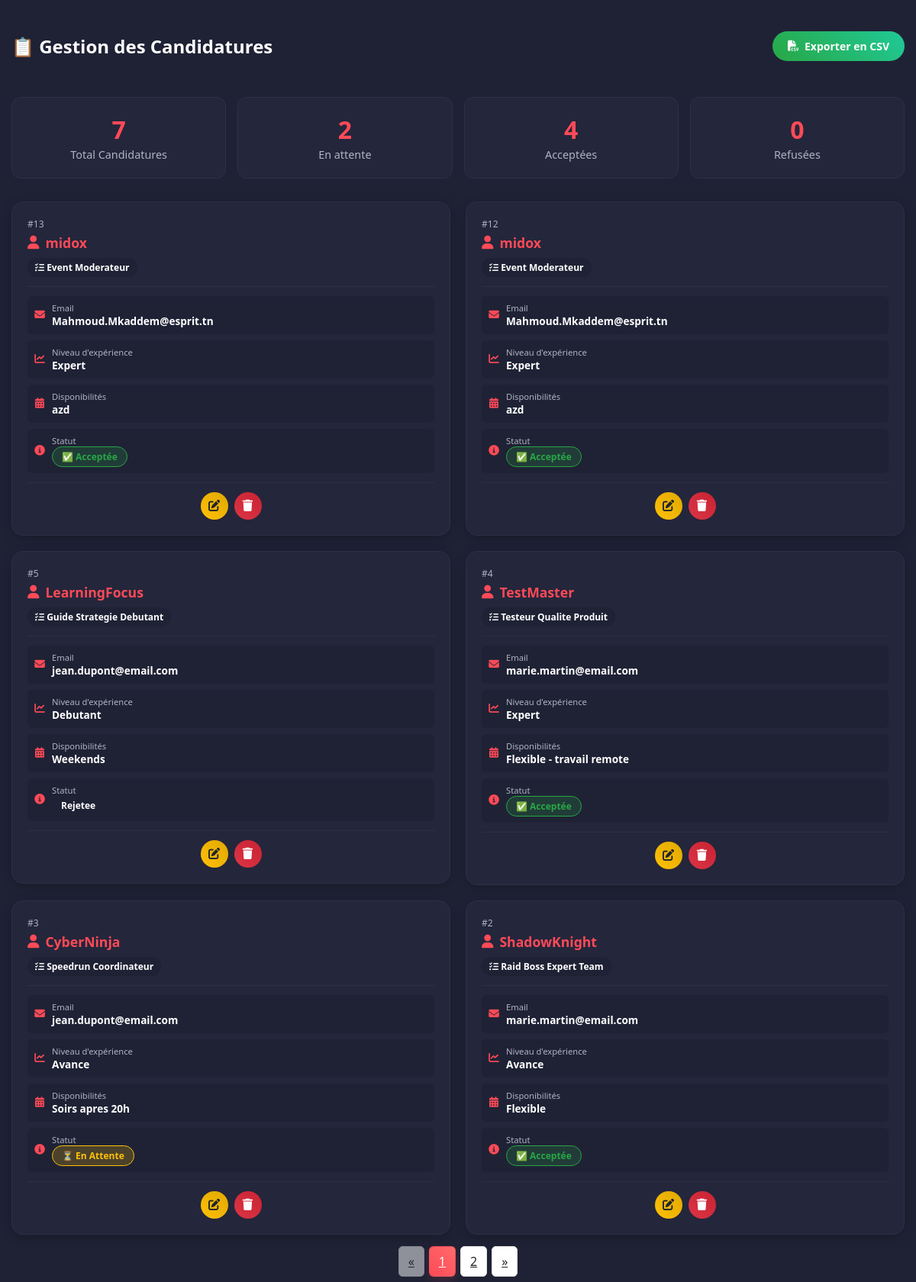
The page /view/backoffice/condidature/listecondidature.php on the database as committed earlier.
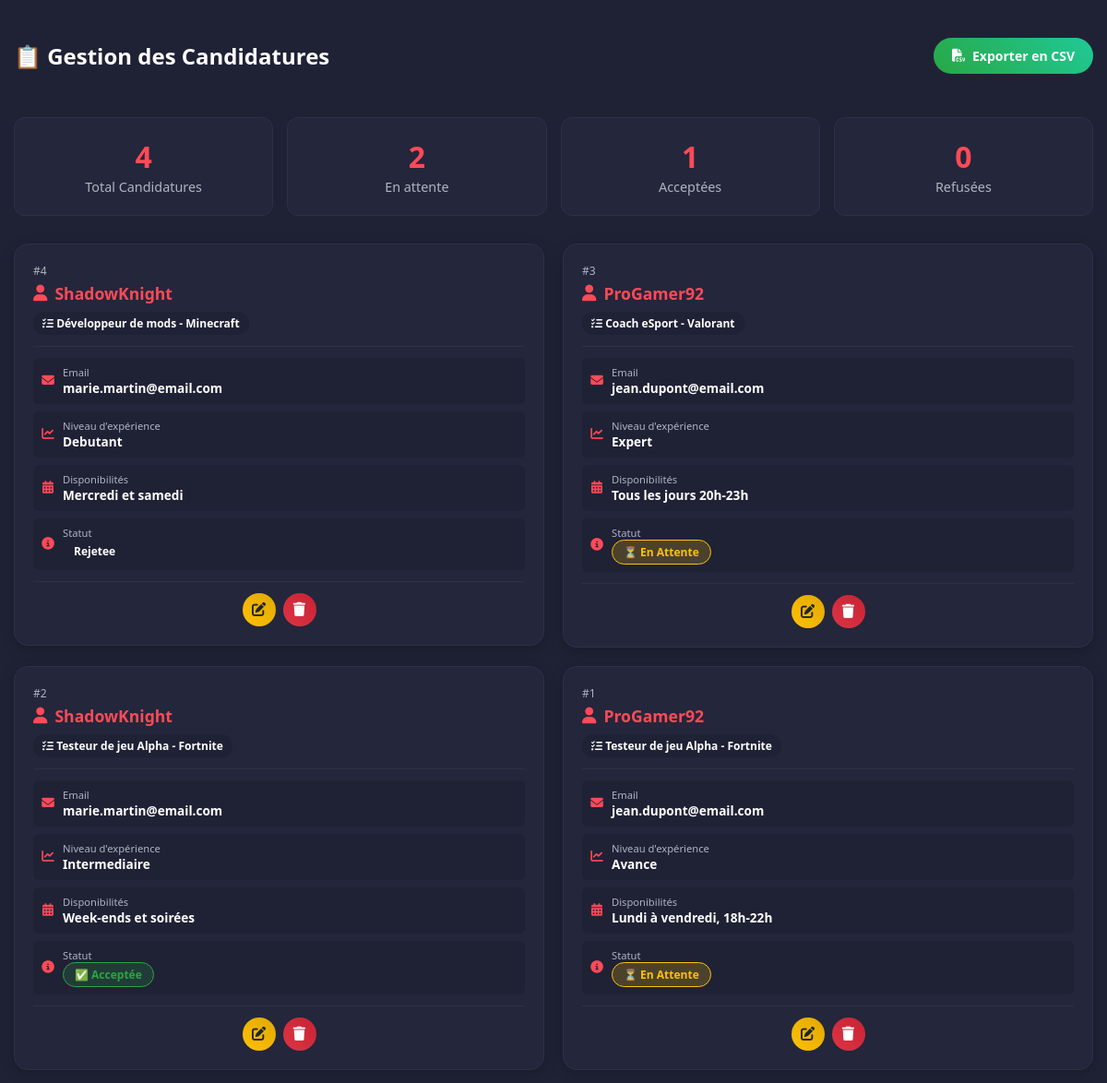
The same page on the database as committed later.
### tables this page shows
CREATE TABLE `candidatures` (
  `id` int(11) NOT NULL,
  `mission_id` int(11) NOT NULL,
  `utilisateur_id` int(11) NOT NULL,
  `pseudo_gaming` varchar(100) DEFAULT NULL,
  `niveau_experience` enum('Debutant','Intermediaire','Avance','Expert') NOT NULL DEFAULT 'Intermediaire',
  `disponibilites` text DEFAULT NULL,
  `email` varchar(150) NOT NULL,
  `cv` varchar(500) DEFAULT NULL,
  `statut` enum('en_attente','acceptee','rejetee') NOT NULL DEFAULT 'en_attente',
  `message_candidature` text DEFAULT NULL,
  `date_candidature` timestamp NOT NULL DEFAULT current_timestamp(),
  `date_reponse` timestamp NULL DEFAULT NULL
);

CREATE TABLE `missions` (
  `id` int(11) NOT NULL,
  `titre` varchar(255) NOT NULL,
  `jeu` varchar(100) NOT NULL,
  `theme` varchar(100) DEFAULT NULL,
  `niveau_difficulte` enum('Facile','Moyen','Difficile','Expert') DEFAULT 'Moyen',
  `description` text NOT NULL,
  `competences_requises` text DEFAULT NULL,
  `salaire_propose` decimal(10,2) DEFAULT NULL,
  `duree_estimee` varchar(100) DEFAULT NULL,
  `nombre_places` int(11) NOT NULL DEFAULT 1,
  `date_creation` timestamp NOT NULL DEFAULT current_timestamp(),
  `date_debut` date DEFAULT NULL,
  `date_fin` date DEFAULT NULL,
  `statut` enum('Ouverte','Fermee','En_cours','Terminee') NOT NULL DEFAULT 'Ouverte',
  `createur_id` int(11) DEFAULT NULL,
  `partenaire_id` int(11) DEFAULT NULL
);

### controller/condidaturecontroller.php (called while the page is built, shortened)
<?php
class condidaturecontroller
{
    public function getAllCondidatures(): array
    {
        $sql = "SELECT c.*, m.titre AS mission_titre
                FROM candidatures c
                JOIN missions m ON m.id = c.mission_id
                ORDER BY c.id DESC";
        $db  = config::getConnexion();
        $req = $db->prepare($sql);
        $req->execute();
        return $req->fetchAll(PDO::FETCH_ASSOC);
    }
    public function getCondidaturesPaginated(int $page = 1, int $perPage = 10, $mission_id = null): array
    {
        $offset = ($page - 1) * $perPage;
        $db = config::getConnexion();
        $whereClause = $mission_id ? "WHERE c.mission_id = :mission_id" : "";
        $params = [];
        $countSql = "SELECT COUNT(*) as cnt FROM candidatures c JOIN missions m ON m.id = c.mission_id $whereClause";
        $countStmt = $db->prepare($countSql);
        if ($mission_id) {
            $params[':mission_id'] = $mission_id;
            $countStmt->execute($params);
        } else {
            $countStmt->execute();
        }
        $total = (int) $countStmt->fetch(PDO::FETCH_ASSOC)['cnt'];
        $sql = "SELECT c.*, m.titre AS mission_titre
                FROM candidatures c
                JOIN missions m ON m.id = c.mission_id
                $whereClause
                ORDER BY c.id DESC
                LIMIT :limit OFFSET :offset";
        $stmt = $db->prepare($sql);
        $stmt->bindValue(':limit', (int)$perPage, PDO::PARAM_INT);
        $stmt->bindValue(':offset', (int)$offset, PDO::PARAM_INT);
        $stmt->execute();
        $data = $stmt->fetchAll(PDO::FETCH_ASSOC);
        return ['data' => $data, 'total' => $total];
    }
}
?>

### view/backoffice/condidature/listecondidature.php (the view, shortened to what the changed rows need)
<?php
require_once __DIR__ . '/../../../controller/condidaturecontroller.php';
$condC = new condidaturecontroller();
$mission_id = $_GET['mission_id'] ?? null;
$page = isset($_GET['page']) ? max(1, intval($_GET['page'])) : 1;
$perPage = 6;
if ($mission_id) {
    $pag = $condC->getCondidaturesPaginated($page, $perPage, $mission_id);
    $mission_titre = $condC->getMissionTitle($mission_id);
    $pageTitle = "Candidatures pour : " . htmlspecialchars($mission_titre);
    $isFiltered = true;
} else {
    $pag = $condC->getCondidaturesPaginated($page, $perPage);
    $isFiltered = false;
}
$candidatures = $pag['data'];
$totalCandidatures = $pag['total'];
$totalPages = (int) ceil($totalCandidatures / $perPage);
$allCandidatures = $condC->getAllCondidatures();
?>
<!DOCTYPE html>
<html lang="fr">
<head>
    <link rel="stylesheet" href="../assets/css/custom-backoffice.css">
    <link rel="stylesheet" href="https://cdnjs.cloudflare.com/ajax/libs/font-awesome/6.5.0/css/all.min.css">
</head>
<body>
<div class="container mt-4">
    <div class="candidatures-header">
        <div>
            <h2 class="text-white">
                <?php if ($isFiltered): ?>
                    📋 Candidatures pour : <span style="color: var(--primary-color)">"<?= htmlspecialchars($mission_titre) ?>"</span>
                <?php else: ?>
                    📋 Gestion des Candidatures
                <?php endif; ?>
            </h2>
        </div>
    </div>
    <div class="candidatures-stats">
        <div class="candidature-stat-card">
            <span class="candidature-stat-number"><?= count($allCandidatures) ?></span>
            <span class="candidature-stat-label">Total Candidatures</span>
        </div>
        <div class="candidature-stat-card">
            <span class="candidature-stat-number">
                <?= count(array_filter($allCandidatures, fn($c) => $c['statut'] === 'acceptée' || $c['statut'] === 'acceptee')) ?>
            </span>
            <span class="candidature-stat-label">Acceptées</span>
        </div>
    </div>
    <div class="candidature-grid">
        <?php if (empty($candidatures)): ?>
            <div class="empty-state">
                <i class="fas fa-users-slash"></i>
                <h3>Aucune candidature trouvée</h3>
                <p><?= $isFiltered ? 'Aucun joueur n\'a encore postulé à cette mission' : 'Aucun joueur n\'a encore postulé aux missions' ?></p>
            </div>
        <?php else: ?>
            <?php foreach ($candidatures as $c): ?>
                <div class="candidature-card">
                    <div class="candidature-header-info">
                        <div class="candidature-id">#<?= $c['id'] ?></div>
                        <h3 class="candidature-pseudo">
                            <i class="fas fa-user"></i>
                            <?= htmlspecialchars($c['pseudo_gaming']) ?>
                        </h3>
                        <span class="candidature-mission">
                            <i class="fas fa-tasks"></i> <?= htmlspecialchars($c['mission_titre']) ?>
                        </span>
                    </div>
                    <div class="candidature-details">
                        <div class="detail-item">
                            <i class="fas fa-envelope"></i>
                            <div>
                                <div class="detail-label">Email</div>
                                <div class="detail-value"><?= htmlspecialchars($c['email']) ?></div>
                            </div>
                        </div>
                        <div class="detail-item">
                            <i class="fas fa-chart-line"></i>
                            <div>
                                <div class="detail-label">Niveau d'expérience</div>
                                <div class="detail-value"><?= htmlspecialchars($c['niveau_experience']) ?></div>
                            </div>
                        </div>
                        <div class="detail-item">
                            <i class="fas fa-calendar-alt"></i>
                            <div>
                                <div class="detail-label">Disponibilités</div>
                                <div class="detail-value"><?= htmlspecialchars($c['disponibilites']) ?></div>
                            </div>
                        </div>
                        <div class="detail-item">
                            <i class="fas fa-info-circle"></i>
                            <div>
                                <div class="detail-label">Statut</div>
                                <div class="detail-value">
                                    <span class="candidature-status status-<?= strtolower(str_replace('é', 'e', $c['statut'])) ?>">
                                        <?php
                                        switch($c['statut']) {
                                            case 'en_attente':
                                                echo '⏳ En Attente';
                                                break;
                                            case 'acceptée':
                                            case 'acceptee':
                                                echo '✅ Acceptée';
                                                break;
                                            default:
                                                echo htmlspecialchars($c['statut']);
                                        }
                                        ?>
                                    </span>
                                </div>
                            </div>
                        </div>
                    </div>
                    <div class="candidature-actions">
                        <a href="modifiercondidature.php?id=<?= $c['id'] ?>"
                           class="btn-icon btn-modifier"
                           title="Modifier statut">
                            <i class="fas fa-edit"></i>
                        </a>
                        <a href="deletecondidature.php?id=<?= $c['id'] ?>"
                           class="btn-icon btn-supprimer"
                           title="Supprimer"
                           onclick="return confirm('Êtes-vous sûr de vouloir supprimer cette candidature ?');">
                            <i class="fas fa-trash"></i>
                        </a>
                    </div>
                </div>
            <?php endforeach; ?>
        <?php endif; ?>
    </div>
    <?php if ($totalPages > 1): ?>
    <div class="text-center mt-4">
        <nav aria-label="Pagination">
            <ul class="pagination justify-content-center">
                <li class="page-item <?= $page <= 1 ? 'disabled' : '' ?>">
                    <a class="page-link" href="?<?= $mission_id ? 'mission_id=' . $mission_id . '&' : '' ?>page=<?= max(1, $page-1) ?>" aria-label="Précédent">&laquo;</a>
                </li>
                <?php for ($p = 1; $p <= $totalPages; $p++): ?>
                    <li class="page-item <?= $p === $page ? 'active' : '' ?>">
                        <a class="page-link" href="?<?= $mission_id ? 'mission_id=' . $mission_id . '&' : '' ?>page=<?= $p ?>"><?= $p ?></a>
                    </li>
                <?php endfor; ?>
                <li class="page-item <?= $page >= $totalPages ? 'disabled' : '' ?>">
                    <a class="page-link" href="?<?= $mission_id ? 'mission_id=' . $mission_id . '&' : '' ?>page=<?= min($totalPages, $page+1) ?>" aria-label="Suivant">&raquo;</a>
                </li>
            </ul>
        </nav>
    </div>
    <?php endif; ?>
</div>
</body>
</html>

Rows that differ between the two databases and show on the page:
removed candidatures: id "13", pseudo_gaming "midox", mission.titre "Event Moderateur", email "Mahmoud.Mkaddem@esprit.tn", niveau_experience "Expert", disponibilites "azd", statut "✅ Acceptée"
removed candidatures: id "12", pseudo_gaming "midox", mission.titre "Event Moderateur", email "Mahmoud.Mkaddem@esprit.tn", niveau_experience "Expert", disponibilites "azd", statut "✅ Acceptée"
removed candidatures: id "5", pseudo_gaming "LearningFocus", mission.titre "Guide Strategie Debutant", email "jean.dupont@email.com", niveau_experience "Debutant", disponibilites "Weekends", statut "Rejetee"
changed candidatures id 4: pseudo_gaming "TestMaster" → "ShadowKnight"; mission.titre "Testeur Qualite Produit" → "Développeur de mods - Minecraft"; niveau_experience "Expert" → "Debutant"; disponibilites "Flexible - travail remote" → "Mercredi et samedi"; statut (not shown) → "Rejetee"; no longer shows "✅ Acceptée"
changed candidatures id 3: pseudo_gaming "CyberNinja" → "ProGamer92"; mission.titre "Speedrun Coordinateur" → "Coach eSport - Valorant"; niveau_experience "Avance" → "Expert"; disponibilites "Soirs apres 20h" → "Tous les jours 20h-23h"
changed candidatures id 2: mission.titre "Raid Boss Expert Team" → "Testeur de jeu Alpha - Fortnite"; niveau_experience "Avance" → "Intermediaire"; disponibilites "Flexible" → "Week-ends et soirées"
now on this page (row edited): candidatures: id "1", pseudo_gaming "ProGamer92", mission.titre "Testeur de jeu Alpha - Fortnite", email "jean.dupont@email.com", niveau_experience "Avance", disponibilites "Lundi à vendredi, 18h-22h", statut "⏳ En Attente"
Other text that changed with them:
count($allCandidatures): "7" → "4"
text no longer shown: "4 « »"
text now shown: "1"
list line gone: "1"
list line gone: "2"
